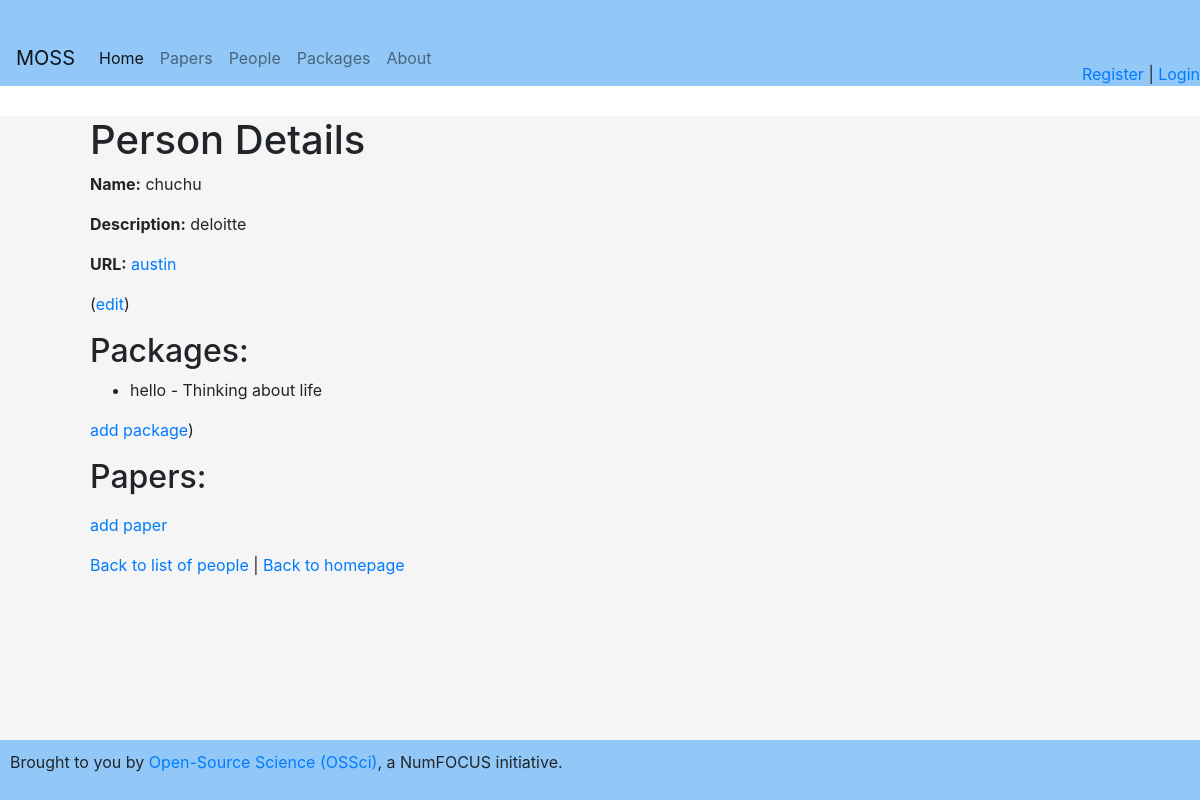
The page /persons/1 on the database its author committed.
### app.py (models this page shows)
class Person(db.Model):
    __tablename__ = 'persons'
    id = db.Column(db.Integer, primary_key=True)
    name = db.Column(db.String(120), nullable=False)
    description = db.Column(db.String(500))
    url = db.Column(db.String(200))
    packages = relationship("PackagesPerPerson", back_populates="person")
    papers = relationship("PaperPerPerson", back_populates="person")

class PackagesPerPerson(db.Model):
    __tablename__ = 'packages_person'
    person_id = db.Column(db.Integer, ForeignKey('persons.id'), primary_key=True)
    tool_id = db.Column(db.Integer, ForeignKey('tools.id'), primary_key=True)
    tool = relationship("Tool", back_populates="persons")
    person = relationship("Person", back_populates="packages")

class Tool(db.Model):
    __tablename__ = 'tools'
    id = db.Column(db.Integer, primary_key=True)
    name = db.Column(db.String(120), nullable=False)
    description = db.Column(db.String(500))
    url = db.Column(db.String(200))
    persons = relationship("PackagesPerPerson", back_populates="tool")
    articles = relationship("PackagesPerPaper", back_populates="tool")

### app.py (the view)
@app.route('/persons/<int:person_id>')
def person_detail(person_id):
    person = Person.query.get_or_404(person_id)
    return render_template('person_detail.html', person=person)

### app.py (called while the page is built)
@app.context_processor
def inject_current_user():
    return dict(current_user=current_user)

### templates/person_detail.html (shortened to what this page needs)
{% extends 'base.html' %}
{% block content %}
<h1>Person Details</h1>
<p><strong>Name:</strong> {{ person.name }}</p>
<p><strong>Description:</strong> {{ person.description }}</p>
<p><strong>URL:</strong> <a href="{{ person.url }}">{{ person.url }}</a></p>
<p>(<a href="">edit</a>)</p>
<h2>Packages:</h2>
<ul>
    {% for package in person.packages %}
        <li>{{ package.tool.name }} - {{ package.tool.description }}</li>
    {% endfor %}
</ul>
<p><a href="{{ url_for('associate_person_package') }}">add package</a>)</p>
<h2>Papers:</h2>
<p><a href="{{ url_for('associate_person_paper') }}">add paper</a></p>
<p>
  <a href="{{ url_for('persons') }}">Back to list of people</a> |
  <a href="{{ url_for('index') }}">Back to homepage</a>
</p>
{% endblock %}

### static/style.css (style rules this page uses)
body { font-family: Arial, sans-serif; background-color: #f5f5f5; margin: 0; padding: 0; min-height: 100vh; display: flex; flex-direction: column; }
html, body { height: 100%; }

### rows shown on the page
Person: name "chuchu", description "deloitte", url "austin"
PackagesPerPerson: tool.name "hello", tool.description "Thinking about life"
